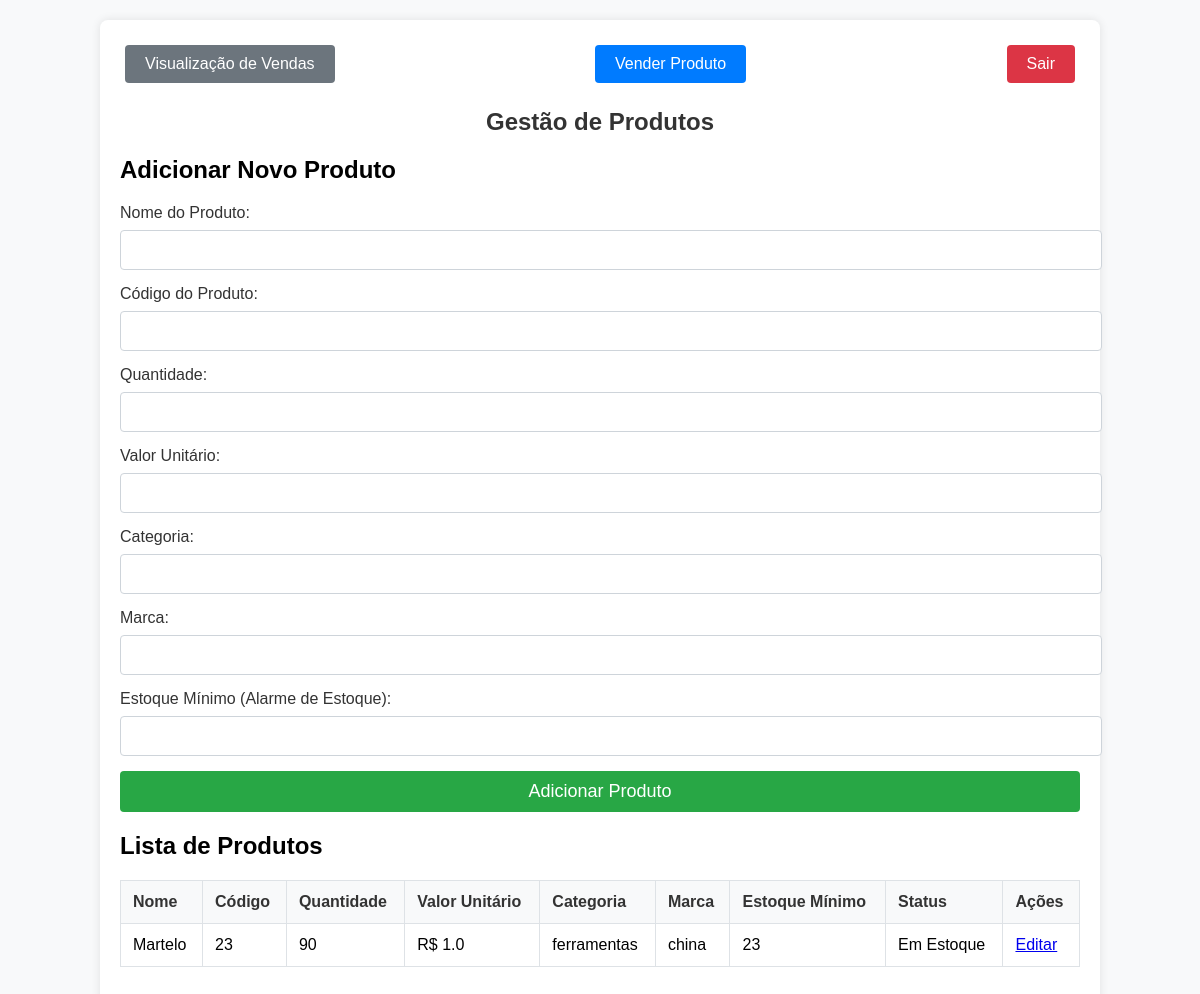
/produtos (signed in), run on an earlier commit of the app's database.
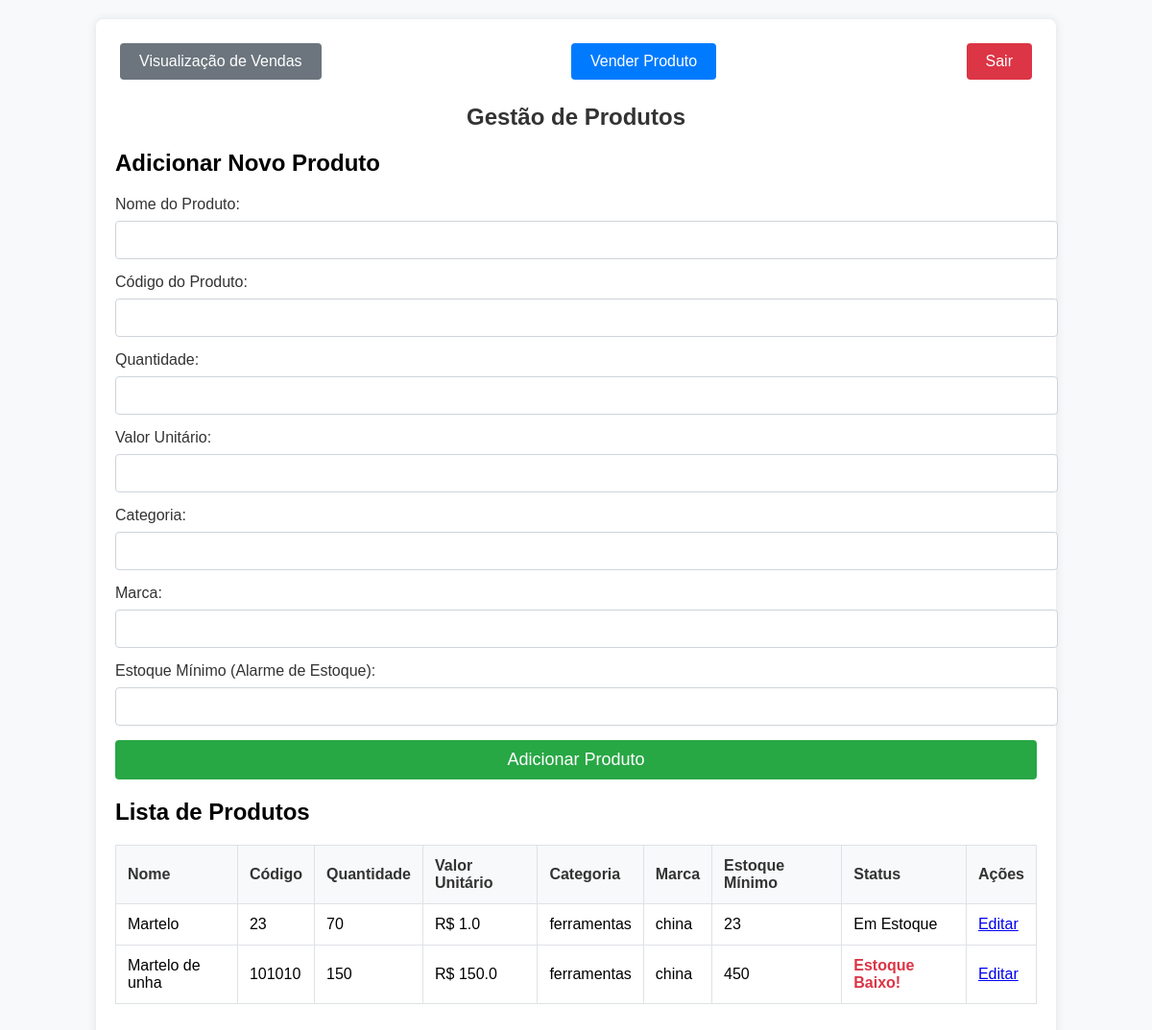
And on a later commit of the database.
### app.py (models this page shows)
class Produto(db.Model):
    id = db.Column(db.Integer, primary_key=True)
    nome = db.Column(db.String(80), nullable=False)
    codigo = db.Column(db.String(20), unique=True, nullable=False)
    descricao = db.Column(db.String(120))
    quantidade = db.Column(db.Integer, nullable=False, default=0)
    valor_unitario = db.Column(db.Float, nullable=False)
    desconto = db.Column(db.Float, nullable=True, default=0.0)  # Desconto em porcentagem
    estoque_minimo = db.Column(db.Integer, nullable=False, default=0)
    categoria = db.Column(db.String(50))
    marca = db.Column(db.String(50))

### app.py (the view, shortened to what this page needs)
@app.route('/produtos', methods=['GET', 'POST'])
@login_required
def produtos():
    produtos = Produto.query.all()
    return render_template('produtos.html', produtos=produtos)

### app.py (called while the page is built)
def login_required(f):
    @wraps(f)
    def decorated_function(*args, **kwargs):
        if 'user_id' not in session:
            flash('Você precisa estar logado para acessar esta página.', 'warning')
            return redirect(url_for('login'))
        return f(*args, **kwargs)
    return decorated_function

### templates/produtos.html (shortened to what this page needs)
<!DOCTYPE html>
<html lang="pt-BR">
<head>
</head>
<body>
    <div class="container">
        <div class="navbar">
            <a href="/vendas" class="btn-secondary">Visualização de Vendas</a>
            <a href="/vender_produto" class="btn-primary">Vender Produto</a>
            <a href="/logout" class="btn-danger">Sair</a>
        </div>
        <h1>Gestão de Produtos</h1>
        <form method="POST" action="/produtos">
            <h2>Adicionar Novo Produto</h2>
            <label for="nome">Nome do Produto:</label>
            <input type="text" id="nome" name="nome" required>
            <label for="codigo">Código do Produto:</label>
            <input type="text" id="codigo" name="codigo" required>
            <label for="quantidade">Quantidade:</label>
            <input type="number" id="quantidade" name="quantidade" required>
            <label for="preco">Valor Unitário:</label>
            <input type="text" id="preco" name="preco" required>
            <label for="categoria">Categoria:</label>
            <input type="text" id="categoria" name="categoria">
            <label for="marca">Marca:</label>
            <input type="text" id="marca" name="marca">
            <label for="estoque_minimo">Estoque Mínimo (Alarme de Estoque):</label>
            <input type="number" id="estoque_minimo" name="estoque_minimo" required>
            <input type="submit" value="Adicionar Produto">
        </form>
        <div class="table-container">
            <h2>Lista de Produtos</h2>
            <table>
                <thead>
                    <tr>
                        <th>Nome</th>
                        <th>Código</th>
                        <th>Quantidade</th>
                        <th>Valor Unitário</th>
                        <th>Categoria</th>
                        <th>Marca</th>
                        <th>Estoque Mínimo</th>
                        <th>Status</th>
                        <th>Ações</th>
                    </tr>
                </thead>
                <tbody>
                    {% for produto in produtos %}
                    <tr>
                        <td>{{ produto.nome }}</td>
                        <td>{{ produto.codigo }}</td>
                        <td>{{ produto.quantidade }}</td>
                        <td>R$ {{ produto.valor_unitario }}</td>
                        <td>{{ produto.categoria }}</td>
                        <td>{{ produto.marca }}</td>
                        <td>{{ produto.estoque_minimo }}</td>
                        <td>
                            {% if produto.quantidade < produto.estoque_minimo %}
                            <span class="estoque-baixo">Estoque Baixo!</span>
                            {% else %}
                            Em Estoque
                            {% endif %}
                        </td>
                        <td>
                            <a href="/editar_produto/{{ produto.id }}" class="btn btn-warning btn-sm">Editar</a>
                        </td>
                    </tr>
                    {% endfor %}
                </tbody>
            </table>
        </div>
    </div>
</body>
</html>

### templates/produtos.html (style rules this page uses)
body { font-family: Arial, sans-serif; background-color: #f8f9fa; margin: 0; padding: 0; }
.container { width: 80%; max-width: 1000px; margin: 20px auto; background-color: #fff; padding: 20px; border-radius: 8px; box-shadow: 0 0 10px rgba(0, 0, 0, 0.1); }
.navbar { display: flex; justify-content: space-between; align-items: center; margin-bottom: 20px; }
.navbar a { text-decoration: none; margin: 5px; padding: 10px 20px; font-size: 16px; border-radius: 4px; color: white; text-align: center; }
.btn-primary { background-color: #007bff; }
.btn-secondary { background-color: #6c757d; }
.btn-danger { background-color: #dc3545; }
h1 { text-align: center; color: #333; font-size: 24px; margin-bottom: 20px; }
label { font-size: 16px; color: #333; display: block; margin-bottom: 8px; }
input[type="text"], input[type="number"], textarea { width: 100%; padding: 10px; margin-bottom: 15px; border: 1px solid #ced4da; border-radius: 4px; font-size: 16px; }
input[type="submit"] { width: 100%; padding: 10px; background-color: #28a745; color: white; border: none; border-radius: 4px; font-size: 18px; cursor: pointer; }
table { width: 100%; border-collapse: collapse; margin-bottom: 20px; }
table, th, td { border: 1px solid #dee2e6; }
th, td { padding: 12px; text-align: left; }
th { background-color: #f8f9fa; color: #333; }
.table-container { margin-top: 20px; }
.estoque-baixo { color: #dc3545; font-weight: bold; }

What changed in the data, as far as the page shows it:
changed Produto "Martelo": quantidade "90" → "70"
added Produto: nome "Martelo de unha", codigo "101010", quantidade "150", valor_unitario "150.0", categoria "ferramentas", marca "china", estoque_minimo "450", shows "Estoque Baixo!"
